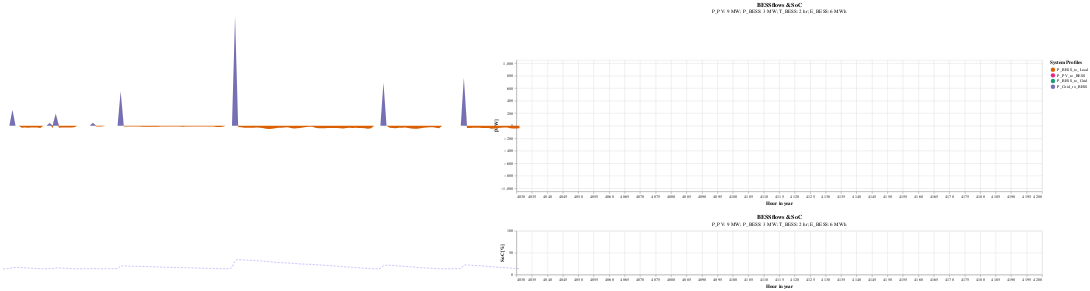

The code cell stored with this chart in its notebook:
### Code cell
base = alt.Chart(
    profile[(week - 1)*168:week*168],
    title= alt.Title(
        'BESS flows & SoC',
        subtitle= f'P_PV: {p_solar} MW; P_BESS: {p_bess} MW; T_BESS: {t_bess} hr; E_BESS: {e_bess} MWh'
    )

).encode(
    alt.X('Hour:Q', axis = alt.Axis(title = 'Hour in year', format= 'd')).scale(domain= (4030, 4200))
).properties(
    height= 300,
    width= 1200,
)
base2 = alt.Chart(data[24*168:25*168]).encode(
    alt.X('Hour:Q', axis = alt.Axis(title = 'Hour in year', format= 'd')).scale(domain= (4030, 4200))
).properties(
    height= 300,
    width= 1200,
)

profile_curves = base.mark_area().transform_fold(
    fold = [
        'P_BESS_to_Load',
        'P_PV_to_BESS',
        'P_BESS_to_Grid',
        'P_Grid_to_BESS',
        ],
    as_ = ['System Profiles', 'Legend']
).encode(
    alt.Y('Legend:Q', axis = alt.Axis(title = '[MW]')).scale(domain= (-1050, 1050)),
    alt.Color(
        'System Profiles:N',
        legend= alt.Legend(
            values= [
        'P_BESS_to_Load',
        'P_PV_to_BESS',
        'P_BESS_to_Grid',
        'P_Grid_to_BESS',
        ],
            #orient= 'right'
        )
    ).scale(
        scheme= 'dark2',
        #domain= (0, 50)
    ),
)
system = base2.mark_line(color = 'blue').encode(
    alt.Y(
        'Load',
        axis = alt.Axis(
            title = '[MW]',
            #titleColor = 'blue'
        )
    ).scale(domain= (-0.1, 8)),
)
soc = base.mark_line(size=0.5, color = 'blue', interpolate= 'basis', strokeDash=(5, 3)).encode(
    alt.Y(
        'SoC',
        axis = alt.Axis(
            title = 'SoC [%]',
            #titleColor = 'blue'
        )
    ).scale(domain= (0, 100)),
).properties(
    height= 100,
    width= 1200
)

upper= profile_curves
lower= soc

upper & lower

### Figure 1 — Vega-Lite specification as saved in the notebook (floating-point values rounded to 4 significant figures; data arrays with more than 128 entries replaced by an {"elided": "..."} marker saying what was removed)
{"config": {"view": {"continuousWidth": 300, "continuousHeight": 300}}, "vconcat": [{"mark": {"type": "area"}, "encoding": {"color": {"field": "System Profiles", "legend": {"values": ["P_BESS_to_Load", "P_PV_to_BESS", "P_BESS_to_Grid", "P_Grid_to_BESS"]}, "scale": {"scheme": "dark2"}, "type": "nominal"}, "x": {"axis": {"format": "d", "title": "Hour in year"}, "field": "Hour", "scale": {"domain": [4030, 4200]}, "type": "quantitative"}, "y": {"axis": {"title": "[MW]"}, "field": "Legend", "scale": {"domain": [-1050, 1050]}, "type": "quantitative"}}, "height": 300, "title": {"text": "BESS flows & SoC", "subtitle": "P_PV: 9 MW; P_BESS: 3 MW; T_BESS: 2 hr; E_BESS: 6 MWh"}, "transform": [{"fold": ["P_BESS_to_Load", "P_PV_to_BESS", "P_BESS_to_Grid", "P_Grid_to_BESS"], "as": ["System Profiles", "Legend"]}], "width": 1200}, {"mark": {"type": "line", "color": "blue", "interpolate": "basis", "size": 0.5, "strokeDash": [5, 3]}, "encoding": {"x": {"axis": {"format": "d", "title": "Hour in year"}, "field": "Hour", "scale": {"domain": [4030, 4200]}, "type": "quantitative"}, "y": {"axis": {"title": "SoC [%]"}, "field": "SoC", "scale": {"domain": [0, 100]}, "type": "quantitative"}}, "height": 100, "title": {"text": "BESS flows & SoC", "subtitle": "P_PV: 9 MW; P_BESS: 3 MW; T_BESS: 2 hr; E_BESS: 6 MWh"}, "width": 1200}], "data": {"name": "data-4a4e95cf296ebb50eb759d6137505f48"}, "$schema": "https://vega.github.io/schema/vega-lite/v5.8.0.json", "datasets": {"data-4a4e95cf296ebb50eb759d6137505f48": {"elided": "168 records"}}}
